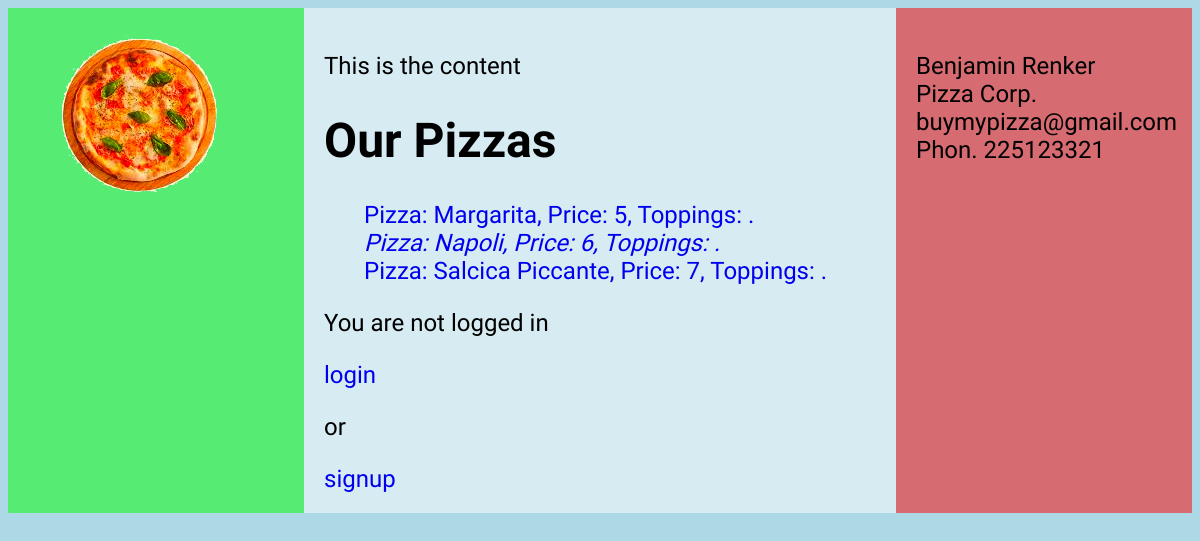
The app's page /, older data.
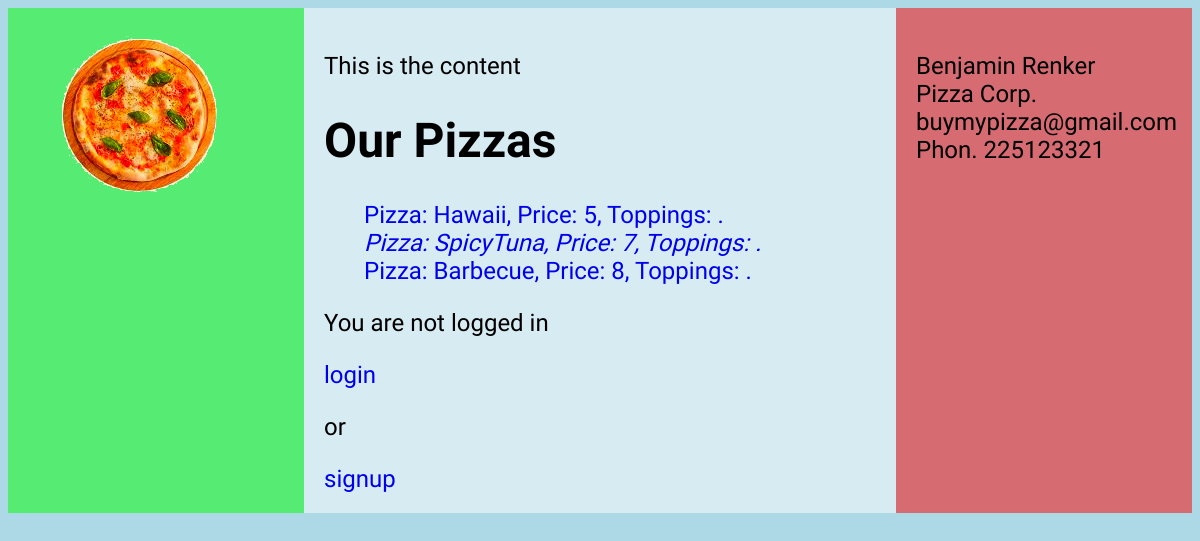
The same page, newer data.
### orders/models.py (models this page shows)
class Pizza(models.Model):
	name = models.CharField(max_length=64)
	price = models.IntegerField()
	topping = models.ManyToManyField('Topping', through='ToppingAmount', related_name='pizzas', default='none')
	def __str__(self):
		helper = ", ".join(str(seg) for seg in self.topping.all())
		return f"Pizza: {self.name}, Price: {self.price}, Toppings: {helper}."

### orders/views.py (the view)
# urls.py: path("", views.index, name="index"),
def index(request):
    context = {
        "pizzas": Pizza.objects.all()
    }
    return render(request, "orders/index.html", context)

### orders/templates/orders/index.html (shortened to what this page needs)
{% extends 'layout.html' %}
{% block content %}
    <h1>Our Pizzas</h1>
    <ul>
        {% for pizza in pizzas %}
            <li>
                <a href="{% url 'pizza' pizza.id%}">{{ pizza }}</a>
            </li>
        {% endfor %}
    </ul>
{% if user.is_authenticated %}
    Hi {{ user.username }}!
	<p><a href="{% url 'show' %}">Show my shopping Cart</a></p>
    <p><a href="{% url 'logout' %}">logout</a></p>
{% else %}
    <p>You are not logged in</p>
    <a href="{% url 'login' %}">login</a>
    <p>or</p>
    <a href="{% url 'signup' %}">signup</a>
{% endif %}
{% endblock %}

Row changes from the older to the newer data that the page shows:
changed Pizza: id+name+price "Pizza: Margarita, Price: 5, Toppings: ." → "Pizza: Hawaii, Price: 5, Toppings: ."
changed Pizza: id+name+price "Pizza: Napoli, Price: 6, Toppings: ." → "Pizza: SpicyTuna, Price: 7, Toppings: ."
changed Pizza: id+name+price "Pizza: Salcica Piccante, Price: 7, Toppings: ." → "Pizza: Barbecue, Price: 8, Toppings: ."
